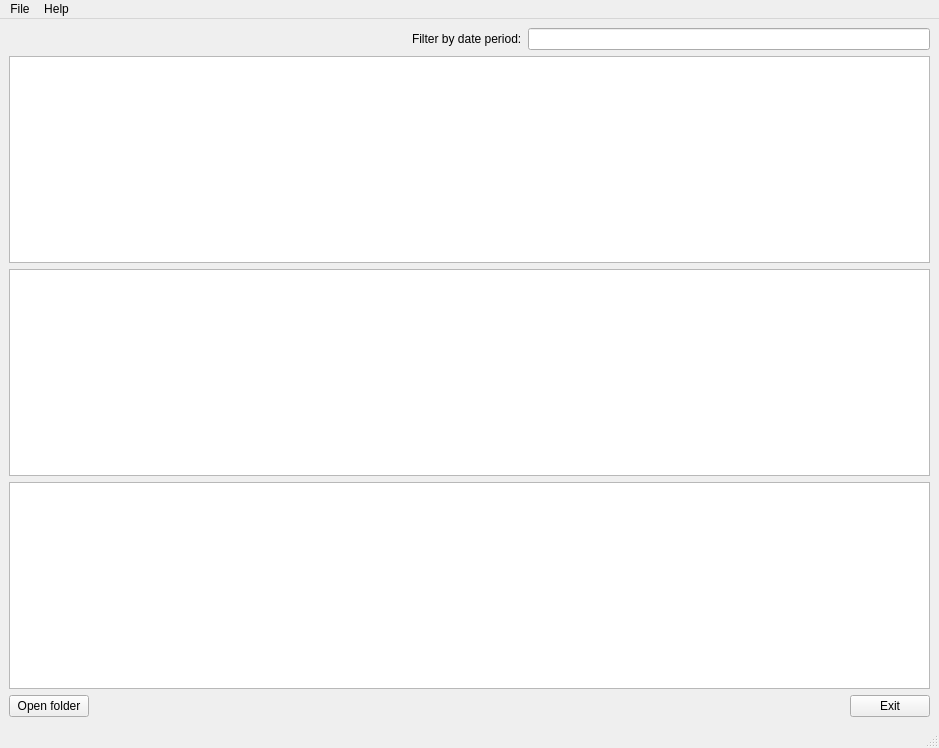
<?xml version="1.0" encoding="UTF-8"?>
<ui version="4.0">
 <class>Gui_Main_Window</class>
 <widget class="QMainWindow" name="Gui_Main_Window">
  <property name="geometry">
   <rect>
    <x>0</x>
    <y>0</y>
    <width>939</width>
    <height>748</height>
   </rect>
  </property>
  <property name="windowTitle">
   <string>Git client</string>
  </property>
  <widget class="QWidget" name="centralwidget">
   <layout class="QVBoxLayout" name="verticalLayout_2">
    <item>
     <layout class="QHBoxLayout" name="horizontalLayout_2">
      <item>
       <spacer name="horizontalSpacer_3">
        <property name="orientation">
         <enum>Qt::Horizontal</enum>
        </property>
        <property name="sizeHint" stdset="0">
         <size>
          <width>40</width>
          <height>20</height>
         </size>
        </property>
       </spacer>
      </item>
      <item>
       <widget class="QLabel" name="label">
        <property name="text">
         <string>Filter by date period:</string>
        </property>
        <property name="buddy">
         <cstring>lineEdit_FilterPeriod</cstring>
        </property>
       </widget>
      </item>
      <item>
       <widget class="QLineEdit" name="lineEdit_FilterPeriod"/>
      </item>
     </layout>
    </item>
    <item>
     <layout class="QVBoxLayout" name="verticalLayout">
      <item>
       <widget class="QTableView" name="tableView">
        <property name="mouseTracking">
         <bool>true</bool>
        </property>
        <property name="frameShape">
         <enum>QFrame::StyledPanel</enum>
        </property>
        <property name="frameShadow">
         <enum>QFrame::Sunken</enum>
        </property>
        <property name="lineWidth">
         <number>5</number>
        </property>
        <property name="midLineWidth">
         <number>2</number>
        </property>
        <property name="editTriggers">
         <set>QAbstractItemView::NoEditTriggers</set>
        </property>
        <property name="selectionMode">
         <enum>QAbstractItemView::SingleSelection</enum>
        </property>
        <property name="selectionBehavior">
         <enum>QAbstractItemView::SelectRows</enum>
        </property>
        <property name="iconSize">
         <size>
          <width>0</width>
          <height>0</height>
         </size>
        </property>
        <property name="gridStyle">
         <enum>Qt::DashDotLine</enum>
        </property>
        <attribute name="horizontalHeaderStretchLastSection">
         <bool>true</bool>
        </attribute>
        <attribute name="verticalHeaderVisible">
         <bool>false</bool>
        </attribute>
        <attribute name="verticalHeaderStretchLastSection">
         <bool>false</bool>
        </attribute>
       </widget>
      </item>
      <item>
       <widget class="QTextBrowser" name="textBrowser"/>
      </item>
      <item>
       <widget class="QTableView" name="tableView_Files"/>
      </item>
     </layout>
    </item>
    <item>
     <layout class="QHBoxLayout" name="horizontalLayout">
      <item>
       <widget class="QPushButton" name="OpenButton">
        <property name="toolTip">
         <string>&lt;!DOCTYPE HTML PUBLIC &quot;-//W3C//DTD HTML 4.0//EN&quot; &quot;http://www.w3.org/TR/REC-html40/strict.dtd&quot;&gt;
&lt;html&gt;&lt;head&gt;&lt;meta name=&quot;qrichtext&quot; content=&quot;1&quot; /&gt;&lt;style type=&quot;text/css&quot;&gt;
p, li { white-space: pre-wrap; }
&lt;/style&gt;&lt;/head&gt;&lt;body style=&quot; font-family:'MS Shell Dlg 2'; font-size:8pt; font-weight:400; font-style:normal;&quot;&gt;
&lt;p style=&quot; margin-top:0px; margin-bottom:0px; margin-left:0px; margin-right:0px; -qt-block-indent:0; text-indent:0px;&quot;&gt;&lt;img src=&quot;:/icons/gitIconSmall.png&quot; /&gt;&lt;/p&gt;
&lt;p style=&quot; margin-top:0px; margin-bottom:0px; margin-left:0px; margin-right:0px; -qt-block-indent:0; text-indent:0px;&quot;&gt;Open folder which was &lt;/p&gt;
&lt;p style=&quot; margin-top:0px; margin-bottom:0px; margin-left:0px; margin-right:0px; -qt-block-indent:0; text-indent:0px;&quot;&gt;added to Git version control.&lt;/p&gt;
&lt;p style=&quot; margin-top:0px; margin-bottom:0px; margin-left:0px; margin-right:0px; -qt-block-indent:0; text-indent:0px;&quot;&gt;&lt;span style=&quot; font-weight:600;&quot;&gt; &lt;/span&gt;&lt;span style=&quot; font-size:6pt; font-weight:600; color:#ff5500;&quot;&gt;(Contains .git folder)&lt;/span&gt;&lt;/p&gt;&lt;/body&gt;&lt;/html&gt;</string>
        </property>
        <property name="text">
         <string>Open folder</string>
        </property>
       </widget>
      </item>
      <item>
       <spacer name="horizontalSpacer">
        <property name="orientation">
         <enum>Qt::Horizontal</enum>
        </property>
        <property name="sizeHint" stdset="0">
         <size>
          <width>40</width>
          <height>20</height>
         </size>
        </property>
       </spacer>
      </item>
      <item>
       <widget class="QPushButton" name="ExitButton">
        <property name="toolTip">
         <string>&lt;html&gt;&lt;head/&gt;&lt;body&gt;&lt;p align=&quot;center&quot;&gt;&lt;img src=&quot;:/icons/deleteredSmall.png&quot;/&gt; Exit programm&lt;/p&gt;&lt;/body&gt;&lt;/html&gt;</string>
        </property>
        <property name="text">
         <string>Exit</string>
        </property>
       </widget>
      </item>
     </layout>
    </item>
   </layout>
  </widget>
  <widget class="QMenuBar" name="menubar">
   <property name="geometry">
    <rect>
     <x>0</x>
     <y>0</y>
     <width>939</width>
     <height>26</height>
    </rect>
   </property>
   <widget class="QMenu" name="menuFile">
    <property name="title">
     <string>File</string>
    </property>
    <addaction name="actionOpen"/>
    <addaction name="separator"/>
    <addaction name="actionExit"/>
   </widget>
   <widget class="QMenu" name="menuHelp">
    <property name="title">
     <string>Help</string>
    </property>
    <addaction name="actionAbout"/>
   </widget>
   <addaction name="menuFile"/>
   <addaction name="menuHelp"/>
  </widget>
  <widget class="QStatusBar" name="statusbar"/>
  <action name="actionOpen">
   <property name="icon">
    <iconset resource="Images.qrc">
     <normaloff>:/icons/folder_open3.png</normaloff>:/icons/folder_open3.png</iconset>
   </property>
   <property name="text">
    <string>Open folder</string>
   </property>
   <property name="toolTip">
    <string>&lt;html&gt;&lt;head/&gt;&lt;body&gt;&lt;p&gt;&lt;img src=&quot;:/icons/gitIconSmall.png&quot;/&gt;&lt;/p&gt;&lt;p&gt;Open .git folder&lt;/p&gt;&lt;/body&gt;&lt;/html&gt;</string>
   </property>
   <property name="shortcut">
    <string>Ctrl+O</string>
   </property>
  </action>
  <action name="actionExit">
   <property name="icon">
    <iconset resource="Images.qrc">
     <normaloff>:/icons/deletered.png</normaloff>:/icons/deletered.png</iconset>
   </property>
   <property name="text">
    <string>Exit</string>
   </property>
   <property name="shortcut">
    <string>Ctrl+Q</string>
   </property>
  </action>
  <action name="actionAbout">
   <property name="icon">
    <iconset resource="Images.qrc">
     <normaloff>:/icons/get_info.png</normaloff>:/icons/get_info.png</iconset>
   </property>
   <property name="text">
    <string>About</string>
   </property>
   <property name="shortcut">
    <string>F1</string>
   </property>
  </action>
 </widget>
 <resources>
  <include location="Images.qrc"/>
 </resources>
 <connections>
  <connection>
   <sender>ExitButton</sender>
   <signal>clicked()</signal>
   <receiver>Gui_Main_Window</receiver>
   <slot>close()</slot>
   <hints>
    <hint type="sourcelabel">
     <x>168</x>
     <y>690</y>
    </hint>
    <hint type="destinationlabel">
     <x>562</x>
     <y>559</y>
    </hint>
   </hints>
  </connection>
 </connections>
</ui>
